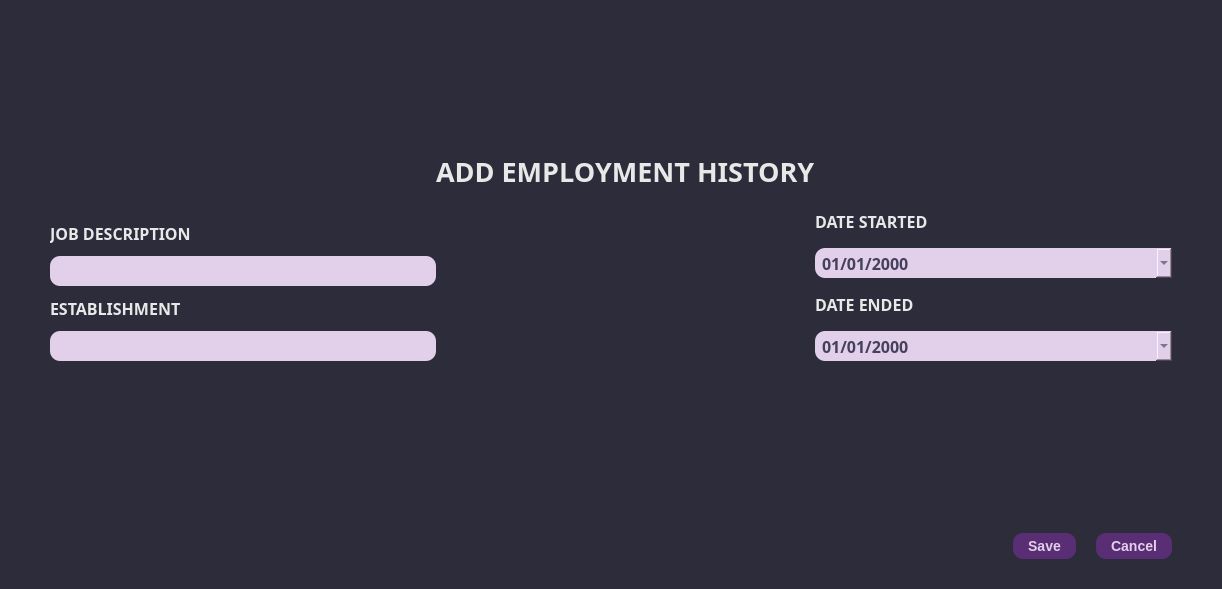
<?xml version="1.0" encoding="UTF-8"?>
<ui version="4.0">
 <class>Dialog</class>
 <widget class="QDialog" name="Dialog">
  <property name="windowModality">
   <enum>Qt::ApplicationModal</enum>
  </property>
  <property name="geometry">
   <rect>
    <x>0</x>
    <y>0</y>
    <width>1222</width>
    <height>589</height>
   </rect>
  </property>
  <property name="minimumSize">
   <size>
    <width>0</width>
    <height>0</height>
   </size>
  </property>
  <property name="maximumSize">
   <size>
    <width>16777215</width>
    <height>16777215</height>
   </size>
  </property>
  <property name="windowTitle">
   <string>Add Employment History</string>
  </property>
  <property name="styleSheet">
   <string notr="true"/>
  </property>
  <layout class="QGridLayout" name="gridLayout_5">
   <property name="leftMargin">
    <number>0</number>
   </property>
   <property name="topMargin">
    <number>0</number>
   </property>
   <property name="rightMargin">
    <number>0</number>
   </property>
   <property name="bottomMargin">
    <number>0</number>
   </property>
   <item row="0" column="0">
    <widget class="QWidget" name="widget" native="true">
     <property name="sizePolicy">
      <sizepolicy hsizetype="Preferred" vsizetype="Preferred">
       <horstretch>0</horstretch>
       <verstretch>0</verstretch>
      </sizepolicy>
     </property>
     <property name="styleSheet">
      <string notr="true">QWidget{
	background-color: #2C2C3B;
}

QLabel{
	color: #E9E8E8;
}

QLineEdit, QComboBox, QDateEdit{
	background-color: #E2CFEA;
	border: none;
	height: 30px;
	border-radius: 10px;
	color: #45405C;
	padding-left: 5px;
	padding-right: 5px;
}

QMenu{
	background-color: white;
}

   QMenu::item:selected {
                background-color: #555;
                color: white;
            }

QComboBox QAbstractItemView {
	background-color: #E2CFEA;
	color: #45405C;
}

QPushButton {
                background-color: #5A2E74;  /* Background color of the buttons */
                color: #E2CFEA;              /* Text color of the buttons */
                border: none;               /* Remove button border */
                border-radius: 10px;         /* Border radius of the buttons */
                padding: 5px 15px;          /* Padding inside the buttons */
                font-size: 14px;            /* Font size of the button text */
				font-weight: bold;
}

QPushButton:hover {
                background-color: #745288;  /* Background color on hover */
}
QPushButton:pressed {
                background-color: #6B4483;  /* Background color on press */
}</string>
     </property>
     <layout class="QGridLayout" name="gridLayout_2">
      <property name="leftMargin">
       <number>50</number>
      </property>
      <property name="topMargin">
       <number>20</number>
      </property>
      <property name="rightMargin">
       <number>50</number>
      </property>
      <property name="bottomMargin">
       <number>30</number>
      </property>
      <property name="verticalSpacing">
       <number>20</number>
      </property>
      <item row="3" column="0">
       <layout class="QHBoxLayout" name="horizontalLayout_2">
        <property name="spacing">
         <number>20</number>
        </property>
        <item>
         <spacer name="horizontalSpacer_11">
          <property name="orientation">
           <enum>Qt::Horizontal</enum>
          </property>
          <property name="sizeHint" stdset="0">
           <size>
            <width>848</width>
            <height>20</height>
           </size>
          </property>
         </spacer>
        </item>
        <item>
         <widget class="QPushButton" name="save_emp_hist_button">
          <property name="text">
           <string>Save</string>
          </property>
          <property name="icon">
           <iconset>
            <normaloff>../static/icons/save_button_light.svg</normaloff>../static/icons/save_button_light.svg</iconset>
          </property>
         </widget>
        </item>
        <item>
         <widget class="QPushButton" name="cancel_add_emp_hist_button">
          <property name="text">
           <string>Cancel</string>
          </property>
          <property name="icon">
           <iconset>
            <normaloff>../static/icons/cancel_button_light.svg</normaloff>../static/icons/cancel_button_light.svg</iconset>
          </property>
          <property name="checkable">
           <bool>true</bool>
          </property>
          <property name="checked">
           <bool>false</bool>
          </property>
         </widget>
        </item>
        <item>
         <layout class="QHBoxLayout" name="horizontalLayout">
          <property name="spacing">
           <number>0</number>
          </property>
         </layout>
        </item>
       </layout>
      </item>
      <item row="2" column="0">
       <spacer name="verticalSpacer">
        <property name="orientation">
         <enum>Qt::Vertical</enum>
        </property>
        <property name="sizeHint" stdset="0">
         <size>
          <width>20</width>
          <height>40</height>
         </size>
        </property>
       </spacer>
      </item>
      <item row="1" column="0">
       <layout class="QGridLayout" name="gridLayout">
        <property name="verticalSpacing">
         <number>20</number>
        </property>
        <item row="0" column="3" colspan="2">
         <spacer name="horizontalSpacer_9">
          <property name="orientation">
           <enum>Qt::Horizontal</enum>
          </property>
          <property name="sizeHint" stdset="0">
           <size>
            <width>430</width>
            <height>17</height>
           </size>
          </property>
         </spacer>
        </item>
        <item row="1" column="4">
         <layout class="QVBoxLayout" name="verticalLayout_16">
          <property name="spacing">
           <number>15</number>
          </property>
          <item>
           <widget class="QLabel" name="label_8">
            <property name="font">
             <font>
              <family>JetBrains Mono</family>
              <pointsize>12</pointsize>
              <bold>true</bold>
             </font>
            </property>
            <property name="text">
             <string>DATE STARTED</string>
            </property>
           </widget>
          </item>
          <item>
           <widget class="QDateEdit" name="emp_hist_date_started">
            <property name="font">
             <font>
              <family>JetBrains Mono</family>
              <pointsize>12</pointsize>
              <bold>true</bold>
             </font>
            </property>
            <property name="styleSheet">
             <string notr="true"> QDateEdit QAbstractItemView {
                selection-background-color: #6a9fb5;
                selection-color: white;
                background-color: #f0f0f0;
            }
            QCalendarWidget QWidget#qt_calendar_navigationbar {
                background-color: #45405C; /* Navigation bar background */
            }
            QCalendarWidget QToolButton {
                color: white;
                background-color: #45405C;
            }
            QCalendarWidget QMenu {
                color: white;
                background-color: #45405C;
            }

    	    QCalendarWidget QMenu::item:selected {
                background-color: #333;  /* Background color when an item is selected */
            }
         
            QCalendarWidget QSpinBox {

                color: white;
                background-color: #45405C;
                selection-background-color: #333;
                selection-color: white;
            }
            QCalendarWidget QSpinBox::up-button {
                subcontrol-origin: border;
                subcontrol-position: top right;

            }
            QCalendarWidget QSpinBox::down-button {
                subcontrol-origin: border;
                subcontrol-position: bottom right;

            }
            QCalendarWidget QAbstractItemView:enabled {

                color: black;
                background-color: #E2CFEA;
                selection-background-color: #45405C;
                selection-color: white;
            }</string>
            </property>
            <property name="displayFormat">
             <string>MM/dd/yyyy</string>
            </property>
            <property name="calendarPopup">
             <bool>true</bool>
            </property>
           </widget>
          </item>
          <item>
           <widget class="QLabel" name="label_7">
            <property name="font">
             <font>
              <family>JetBrains Mono</family>
              <pointsize>12</pointsize>
              <bold>true</bold>
             </font>
            </property>
            <property name="text">
             <string>DATE ENDED</string>
            </property>
           </widget>
          </item>
          <item>
           <widget class="QDateEdit" name="emp_hist_date_ended">
            <property name="font">
             <font>
              <family>JetBrains Mono</family>
              <pointsize>12</pointsize>
              <bold>true</bold>
             </font>
            </property>
            <property name="styleSheet">
             <string notr="true"> QDateEdit QAbstractItemView {
                selection-background-color: #6a9fb5;
                selection-color: white;
                background-color: #f0f0f0;
            }
            QCalendarWidget QWidget#qt_calendar_navigationbar {
                background-color: #45405C; /* Navigation bar background */
            }
            QCalendarWidget QToolButton {
                color: white;
                background-color: #45405C;
            }
            QCalendarWidget QMenu {
                color: white;
                background-color: #45405C;
            }

    	    QCalendarWidget QMenu::item:selected {
                background-color: #333;  /* Background color when an item is selected */
            }
         
            QCalendarWidget QSpinBox {

                color: white;
                background-color: #45405C;
                selection-background-color: #333;
                selection-color: white;
            }
            QCalendarWidget QSpinBox::up-button {
                subcontrol-origin: border;
                subcontrol-position: top right;

            }
            QCalendarWidget QSpinBox::down-button {
                subcontrol-origin: border;
                subcontrol-position: bottom right;

            }
            QCalendarWidget QAbstractItemView:enabled {

                color: black;
                background-color: #E2CFEA;
                selection-background-color: #45405C;
                selection-color: white;
            }</string>
            </property>
            <property name="displayFormat">
             <string>MM/dd/yyyy</string>
            </property>
            <property name="calendarPopup">
             <bool>true</bool>
            </property>
           </widget>
          </item>
          <item>
           <spacer name="horizontalSpacer_3">
            <property name="orientation">
             <enum>Qt::Horizontal</enum>
            </property>
            <property name="sizeHint" stdset="0">
             <size>
              <width>40</width>
              <height>20</height>
             </size>
            </property>
           </spacer>
          </item>
         </layout>
        </item>
        <item row="0" column="2">
         <widget class="QLabel" name="window_label">
          <property name="font">
           <font>
            <family>JetBrains Mono</family>
            <pointsize>20</pointsize>
            <bold>true</bold>
           </font>
          </property>
          <property name="styleSheet">
           <string notr="true"/>
          </property>
          <property name="text">
           <string>ADD EMPLOYMENT HISTORY</string>
          </property>
         </widget>
        </item>
        <item row="0" column="0" colspan="2">
         <spacer name="horizontalSpacer_8">
          <property name="orientation">
           <enum>Qt::Horizontal</enum>
          </property>
          <property name="sizeHint" stdset="0">
           <size>
            <width>459</width>
            <height>17</height>
           </size>
          </property>
         </spacer>
        </item>
        <item row="1" column="1" colspan="3">
         <spacer name="horizontalSpacer">
          <property name="orientation">
           <enum>Qt::Horizontal</enum>
          </property>
          <property name="sizeHint" stdset="0">
           <size>
            <width>338</width>
            <height>20</height>
           </size>
          </property>
         </spacer>
        </item>
        <item row="1" column="0">
         <layout class="QVBoxLayout" name="verticalLayout_15">
          <item>
           <widget class="QLabel" name="label_2">
            <property name="font">
             <font>
              <family>JetBrains Mono</family>
              <pointsize>12</pointsize>
              <bold>true</bold>
             </font>
            </property>
            <property name="text">
             <string>JOB DESCRIPTION</string>
            </property>
           </widget>
          </item>
          <item>
           <widget class="QLineEdit" name="emp_hist_job_desc">
            <property name="font">
             <font>
              <family>JetBrains Mono</family>
              <pointsize>12</pointsize>
              <bold>true</bold>
             </font>
            </property>
            <property name="focusPolicy">
             <enum>Qt::StrongFocus</enum>
            </property>
            <property name="styleSheet">
             <string notr="true"/>
            </property>
           </widget>
          </item>
          <item>
           <widget class="QLabel" name="label_3">
            <property name="font">
             <font>
              <family>JetBrains Mono</family>
              <pointsize>12</pointsize>
              <bold>true</bold>
             </font>
            </property>
            <property name="text">
             <string>ESTABLISHMENT</string>
            </property>
           </widget>
          </item>
          <item>
           <widget class="QLineEdit" name="emp_hist_establishment">
            <property name="font">
             <font>
              <family>JetBrains Mono</family>
              <pointsize>12</pointsize>
              <bold>true</bold>
             </font>
            </property>
           </widget>
          </item>
          <item>
           <spacer name="horizontalSpacer_2">
            <property name="orientation">
             <enum>Qt::Horizontal</enum>
            </property>
            <property name="sizeHint" stdset="0">
             <size>
              <width>40</width>
              <height>20</height>
             </size>
            </property>
           </spacer>
          </item>
         </layout>
        </item>
       </layout>
      </item>
      <item row="0" column="0">
       <spacer name="verticalSpacer_2">
        <property name="orientation">
         <enum>Qt::Vertical</enum>
        </property>
        <property name="sizeHint" stdset="0">
         <size>
          <width>20</width>
          <height>40</height>
         </size>
        </property>
       </spacer>
      </item>
     </layout>
    </widget>
   </item>
  </layout>
 </widget>
 <resources/>
 <connections/>
</ui>
